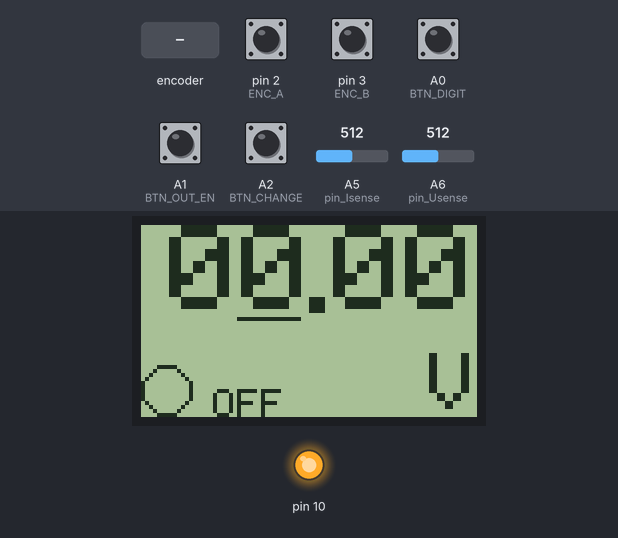
This program was run on a simulated Arduino Nano, built with avr-gcc and run on an emulated ATmega328P. On the bench: 84×48 one-colour display, output pins drawn as LEDs (lit = HIGH). The inputs (shaded band) are chosen by the test bench; at power-on: A0 (BTN_DIGIT), A1 (BTN_OUT_EN), A2 (BTN_CHANGE), pin 2 (ENC_A), pin 3 (ENC_B) HIGH, A6 (pin_Usense) = 512, A5 (pin_Isense) = 512. Pins used as bus, display or sensor lines are not drawn.

Above: at 2.5 s.
2.6 s: A1 (BTN_OUT_EN) pulled LOW for 0.15 s
At 4.3 s:
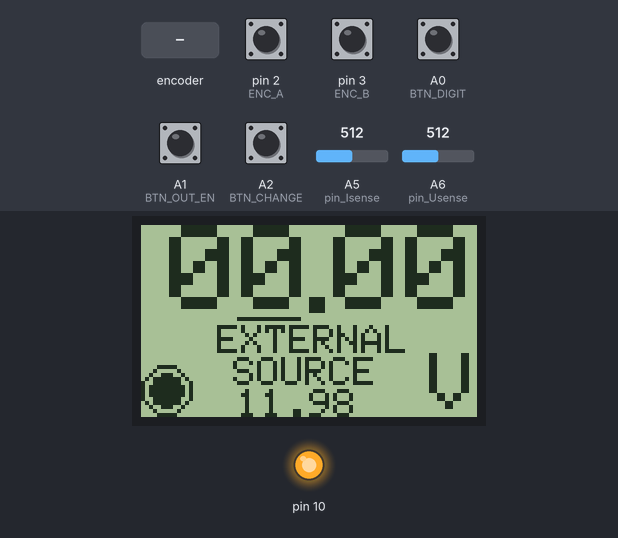
4.6 s: A6 (pin_Usense) set to 0
At 5.4 s:
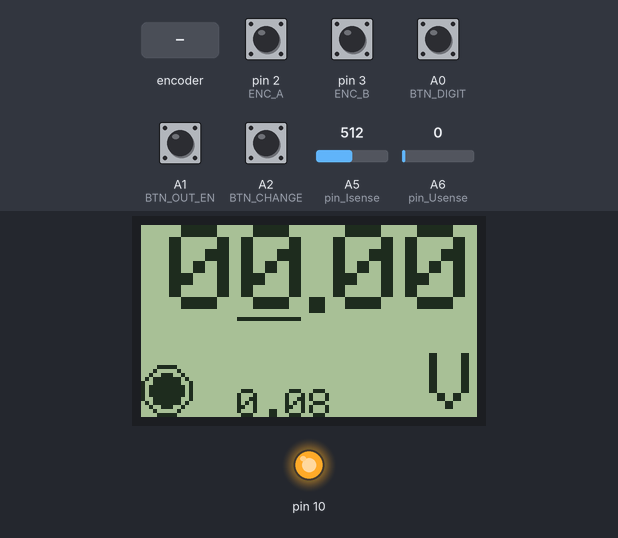
6.2 s: rotary encoder on pin 2 (ENC_A) / pin 3 (ENC_B) turned 3 steps (first pin leading)
At 7.1 s:
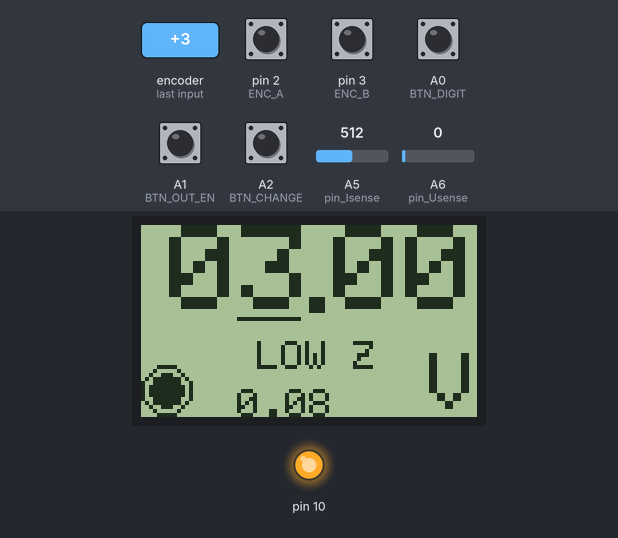
8.3 s: A2 (BTN_CHANGE) pulled LOW for 0.15 s
At 8.9 s:
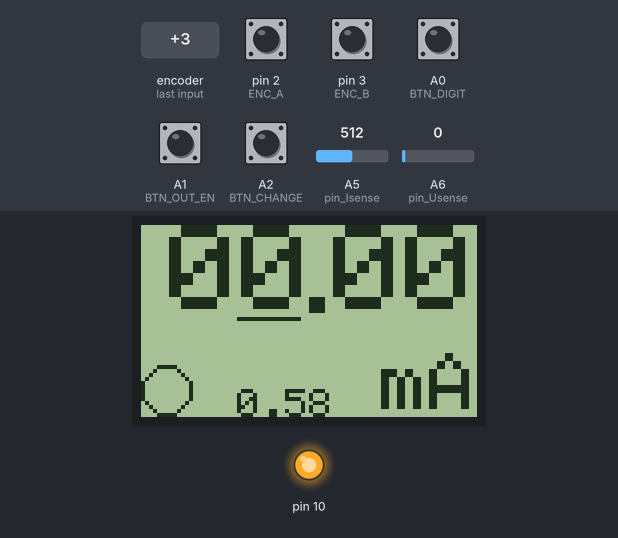
11.4 s: A1 (BTN_OUT_EN) pulled LOW for 1 s
At 13.4 s:
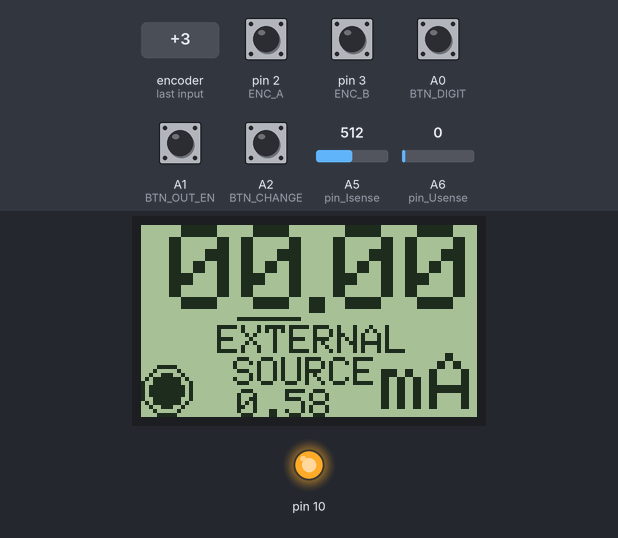
14.2 s: A2 (BTN_CHANGE) pulled LOW for 1 s
At 16.6 s:
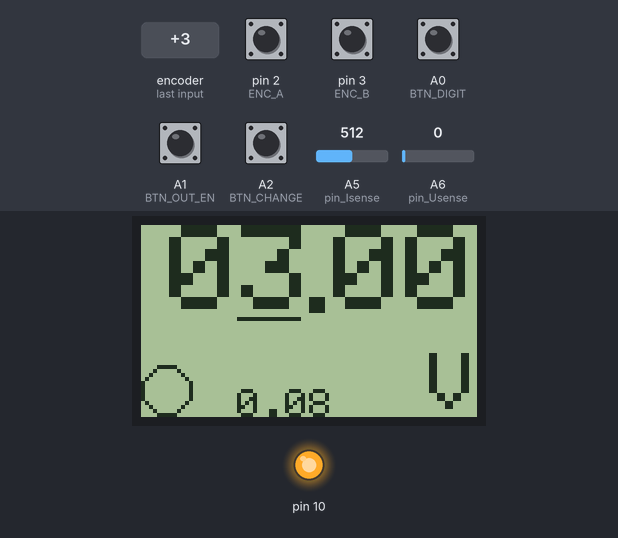
Timing chart, 0 to 18.1 s (numbered marks = the images above; inputs shaded):
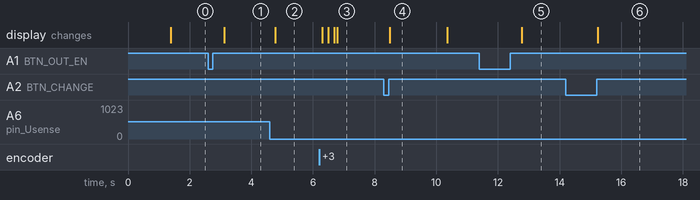

Measured:
- after the input at 2.6 s, the display: changes after 0.52 s (image 1)
- after the input at 4.6 s, the display: changes after 0.18 s (image 2)
- after the input at 6.2 s, the display: first changes after 0.11 s (image 3 shows a later state)
- after the input at 8.3 s, the display: changes after 0.20 s (image 4)
- after the input at 11.4 s, the display: changes after 1.4 s (image 5)
- after the input at 14.2 s, the display: changes after 1.0 s (image 6)
- what the display in image 4 shows lasts 1.9 s, from 8.5 s to 10.4 s

The program:

main.cpp
```cpp
#include <Arduino.h>

#include "buttons.h"
#include "dac.h"
#include "encoder.h"
#include "graphics.h"
#include "measure.h"
#include "power_save.h"

//==========================================================================//
//-------------------------MENU SETUP
//==========================================================================//
// select the enum with all the menu pages option
enum pageType { VOLT_SETTINGS, CURR_SETTINGS };

// holds witch page is currently selected
enum pageType currPage = VOLT_SETTINGS;

//declaration of functions
void page_VoltSettings (void);
void page_CurrSettings (void);

//==========================================================================//
//-------------------------ARDUINO SETUP
//==========================================================================//
void setup() {

  // //PSEUDO DEBBUG TOOL
  // Serial.begin(9600);
  // Serial.println("DEBBUG BEGIN !!!");
  // //short version of serial print
  // Serial.println("YEEEEEET");

  //SPI setup
  SPI.begin();                                                     // Initialize SPI
  SPI.beginTransaction(SPISettings(1000000, MSBFIRST, SPI_MODE0)); // Set SPI settings
  pinMode(SS, OUTPUT);                                             // Slave Select pin as OUTPUT

  //  NOKIA display setup
  display.begin();
  display.setContrast(DCONST); // Set contrast to 50
  display.clearDisplay();

  // I/Os SETUP
  pinMode(BTN_DIGIT, INPUT_PULLUP);
  pinMode(BTN_CHANGE, INPUT_PULLUP);
  pinMode(BTN_OUT_EN, INPUT_PULLUP);

  pinMode(display_light, OUTPUT);
  pinMode(power_out_pin, OUTPUT);
  delay(1333);
  digitalWrite(display_light, LOW);

  //  ENCODER setup
  //  Set encoder pins and attach interrupts
  pinMode(ENC_A, INPUT_PULLUP);
  pinMode(ENC_B, INPUT_PULLUP);
  attachInterrupt(digitalPinToInterrupt(ENC_A), read_encoder, CHANGE);
  attachInterrupt(digitalPinToInterrupt(ENC_B), read_encoder, CHANGE);

}

//==========================================================================//
//-------------------------ARDUINO "MAIN"
//==========================================================================//
void loop() {
  //MAIN LOOP for jump to sub-loops
  switch (currPage)
  {
  case VOLT_SETTINGS:
    page_VoltSettings();
    break;
  case CURR_SETTINGS:
    page_CurrSettings();
    break;
  }
}

//==========================================================================//
//-------------------------PAGE - VOLT_SETTINGS
//==========================================================================//
void page_VoltSettings(void)
{
  // flags
  boolean toggle_enable = true;
  boolean updateDisplay = true;
  boolean enable_output = false;

  uint32_t btn_Digit_RepeatCnt = 0;
  unsigned long btn_Digit_LastRepeatMs = 0;

  //for trigger enable
  float previous_value;
  // track when entered top of loop
  uint32_t loopStartMs;

  // inner loop
  while (true)
  {
    loopStartMs = millis();   // capture start time
    previous_value = voltage_value;

    //DISPLAY GRAPHICS
    if (updateDisplay)
    {
      updateDisplay = false;
      graphics_print_VoltSource(enable_output, power_enable, U_sense, &detection.over_limit, &detection.low_Z);
      //PRINT(U_sense);
    }

    //BUTTOM UTILITIES
    captureButtonDownStates();

    //CHANGE DIGIT POSITON + + DISP LIGHT
    if(btn_Digit_WasDown && btnIsUp(BTN_DIGIT))
    {
      cursorPosition == 1 ? cursorPosition++ : cursorPosition--;
      updateDisplay = true;
      btn_Digit_WasDown = false; btn_Change_WasDown = false; btn_EnOut_WasDown = false;
      btn_Digit_RepeatCnt = 0;

    }else if (btnRepeat(btn_Digit_WasDown, &btn_Digit_LastRepeatMs, &btn_Digit_RepeatCnt)){
      if(btn_Digit_RepeatCnt == 3){
        darkMode ? darkMode = false : darkMode = true;
        light(darkMode);
      }
    }

    //SET ENABLE FLAG TRUE
    if(btn_EnOut_WasDown && btnIsUp(BTN_OUT_EN))
    {
      if(enable_output){enable_output = false; toggle_enable = true;}
      else{enable_output = true;}

      if(enable_output){
        if(!power_enable){
          power_enable = true;
          power(true);
        }
      }
      if(!enable_output){
        disable_output();
        start_time_power = loopStartMs; //last disable start count/power saving
      }

      updateDisplay = true;
      btn_Digit_WasDown = false; btn_Change_WasDown = false; btn_EnOut_WasDown = false;
     }

    //CHANGE TO CURRENT SOURCE
    if(btn_Change_WasDown && btnIsUp(BTN_CHANGE))
    {
      currPage = CURR_SETTINGS;
      disable_output();

      updateDisplay = true;
      btn_Change_WasDown = false;
      btn_Digit_WasDown = false; btn_Change_WasDown = false; btn_EnOut_WasDown = false;
      return;
    }


    //SET VOLTAGE VALUE
    if(lastCount != counter){
      float old = voltage_value;

      if(lastCount < counter){
        if(lastCount < counter && (lastCount + 10) < counter){
          cursorPosition == 1 ? voltage_value += 10 : voltage_value += 0.1;

        }else{
          if(cursorPosition == 1){
            voltage_value++;

            if(old < 0.00 &&  old > -1 && old < voltage_value){
              old *= (-2);
              voltage_value += old;
            }
            }else{voltage_value += 0.01;}
        }
      }else{
        if(lastCount > counter && (lastCount -10) > counter){
          cursorPosition == 1 ? voltage_value -= 10 : voltage_value -= 0.1;

        }else{
          if(cursorPosition == 1){
            voltage_value--;

            if(old > 0.00 && old < 1 && old > voltage_value){
              old *= (2);
              voltage_value -= old;
            }
          }else{voltage_value -= 0.01;}
        }
      }

      // Ensure the value stays within the specified limits
      voltage_value = constrain(voltage_value, minVoltage, maxVoltage);
      lastCount = counter;
      updateDisplay = true;
    }

    //FINNAL ENABLE FOR OUTPUT
    if(enable_output && (voltage_value != previous_value || toggle_enable)){
      signal_output(mode_set_bi_voltage, &voltage_value_hex);
      toggle_enable = false;
    }

    //MEASURE / ERROR CHECK
    if(power_enable && time_to_measure(&start_time_Usense, &U_sense, loopStartMs, pin_Usense)){
      U_convert(&U_sense);
      test_output(&detection, voltage_value, U_sense);
      updateDisplay = true;
    }

    //POWER SAVE MODE - LIGHT
    if(darkMode && power_save(loopStartMs, &start_time_light, interval_light)){
      darkMode = false;
      light(darkMode);
    }

    //POWER SAVE MODE - MAIN SUPPLY
    if(power_enable && !enable_output && power_save(loopStartMs, &start_time_power, interval_power)){

      power_enable = false;
      power(false);
      updateDisplay = true;
    }


    //keep a specific phase
    while(millis() - loopStartMs < 3)
    {
      delay(2);
    }
  }
}


//==========================================================================//
//-------------------------PAGE - CURR_SETTINGS
//==========================================================================//
void page_CurrSettings(void)
{
  // flag
  boolean toggle_enable = true;
  boolean updateDisplay = true;
  boolean enable_output = false;

  //for long press BTN
  uint32_t btn_Digit_RepeatCnt = 0;
  unsigned long btn_Digit_LastRepeatMs = 0;

  //memory, previous value capture
  float previous_value = 0;
  // track when entered top of loop
  uint32_t loopStartMs;

  // inner loop
  while(true)
  {
    loopStartMs = millis();
    previous_value = current_value; //enable flag output, enable change only every

    //DISPLAY GRAPHICS
    if (updateDisplay)
    {
      updateDisplay = false;
      graphics_print_CurrSource(enable_output, power_enable, I_sense, &detection.over_limit, &detection.low_Z);
    }

    //BUTTOM UTILITIES
    captureButtonDownStates();

    //CHANGE DIGIT POSITON + DISP LIGHT
    if (btn_Digit_WasDown && btnIsUp(BTN_DIGIT))
    {
      cursorPosition == 1 ? cursorPosition++ : cursorPosition--;
      updateDisplay = true;
      btn_Digit_WasDown = false;
      btn_Digit_RepeatCnt = 0;

    }else if (btnRepeat(btn_Digit_WasDown, &btn_Digit_LastRepeatMs, &btn_Digit_RepeatCnt)){
      if(btn_Digit_RepeatCnt == 3){
        darkMode ? darkMode = false : darkMode = true;
        light(darkMode);
      }
    }

    //ENABLE FLAG
    if (btn_EnOut_WasDown && btnIsUp(BTN_OUT_EN))
    {
      if(enable_output){enable_output = false; toggle_enable = true;}
      else{enable_output = true;}

      if(enable_output){
        if(!power_enable){
          power_enable = true;
          power(true);
        }
      }
      if(!enable_output){
        disable_output();
        start_time_power = loopStartMs;
      }

      updateDisplay = true;
      btn_EnOut_WasDown = false;
    }

    //SWITCH TO VOLTAGE SOURSE
    if (btn_Change_WasDown && btnIsUp(BTN_CHANGE))
    {
      currPage = VOLT_SETTINGS;
      disable_output();

      updateDisplay = true;
      btn_Change_WasDown = false;
      return;
    }

    //SET CURRENT VALUE
    if(lastCount != counter){

      if(lastCount < counter){
        if(lastCount < counter && (lastCount + 10) < counter){
          cursorPosition == 1 ? current_value += 10 : current_value += 0.1;

        }else{cursorPosition == 1 ? current_value++ : current_value += 0.01;}

      }
      else {
        if(lastCount > counter && (lastCount -10) > counter){
          cursorPosition == 1 ? current_value -= 10 : current_value -= 0.1;

        }else{cursorPosition == 1 ? current_value-- : current_value -= 0.01;}
      }
      // Ensure the value stays within the specified limits
      current_value = constrain(current_value, minCurrent, maxCurrent);
      lastCount = counter;
      updateDisplay = true;
    }

    //FINAL ENABLE FOR CURRENT
    if (enable_output && (current_value != previous_value || toggle_enable)){

      signal_output(mode_set_current[2], &current_value_hex);
      toggle_enable = false;
    }

    //MEASURE / ERROR CHECK
    if(power_enable && time_to_measure(&start_time_Isense, &I_sense, loopStartMs, pin_Isense)){
      if(power_enable){
        test_output(&detection, current_value, I_sense);
        I_convert(&I_sense);
      }
        updateDisplay = true;
    }
    //POWER SAVE MODE - LIGHT
    if(darkMode && power_save(loopStartMs, &start_time_light, interval_light)){
      darkMode = false;
      light(darkMode);
    }

    //POWER SAVE MODE - MAIN SUPPLY
    if(power_enable && !enable_output && power_save(loopStartMs, &start_time_power, interval_power)){

      power_enable = false;
      power(false);
      updateDisplay = true;
    }

    // keep a specific page
    while (millis() - loopStartMs < 25)
    {
      delay(2); //DELAY is created in argument of this while loop (25ms)
    }

  }
}
```

buttons.h
```cpp
#include <Arduino.h>

const char BTN_DIGIT = A0;
const char BTN_OUT_EN = A1;
const char BTN_CHANGE = A2;

boolean btn_Digit_WasDown = false;
boolean btn_Change_WasDown = false;
boolean btn_EnOut_WasDown = false;

//==========================================================================//
//-------------------------TOOLS - BUTTONS PRESSING
//==========================================================================//

boolean buttonReleased(uint8_t buttonPin, boolean &wasDownFlag)
{
    if (wasDownFlag && digitalRead(buttonPin) == HIGH)
    {
        wasDownFlag = false;
        return true;
    }
    return false;
}

//risign edge detection
boolean btnIsDown(int btn)
{return digitalRead(btn) == LOW && digitalRead(btn) == LOW;} // buttons tested 2x as a bounce methode

boolean btnIsUp(int btn)
{return digitalRead(btn) == HIGH && digitalRead(btn) == HIGH;}


boolean btnRepeat(boolean btnWasDown, unsigned long *lastRepeatMs, uint32_t *repeatCnt)
{
    uint32_t currMs = millis();
    if (btnWasDown && (*repeatCnt == 0 ||                                        // if this is the first time to repeat > OR
                       (*repeatCnt > 5 && currMs >= (*lastRepeatMs + 200)) ||    // if more than the 5th repeat then lock to 200ms interva
                       currMs >= (*lastRepeatMs + 250 + (50 * (5 - *repeatCnt))) // otherwise calculate a proportional interval to check a
                       ))
    {
        if (*repeatCnt < 999){
            *repeatCnt += 1;
        }
        *lastRepeatMs = currMs;
        return true;
    }else{return false;}
}


void captureButtonDownStates()
{
  if (btnIsDown(BTN_DIGIT)){btn_Digit_WasDown = true;}
  if (btnIsDown(BTN_CHANGE)){btn_Change_WasDown = true;}
  if (btnIsDown(BTN_OUT_EN)){btn_EnOut_WasDown = true;}
}
```

dac.h
```cpp
#include <Arduino.h>
#include <SPI.h>


// 1.st 8-bit addresses word to choose operation
const byte operation_write_data = 0x01;
const byte operation_read = 0x02;
const byte operation_set_mode = 0x55;
const byte operation_reset = 0x56; // reset all registers

/// NOP VALUES ///
const uint8_t nop_8 = 0x00;
const uint16_t nop_16 = 0x0000;

/// Bit words for reading from registers ///
const uint16_t read_status_register = 0x0000;
const uint16_t read_data_register = 0x0001;
const uint16_t read_control_register = 0x0002;

/// VOLTAGES MODES (4 POSSIBLE RANGES) ///
const uint16_t mode_set_uni_voltage = 0x2001; //  0 +10 V
const uint16_t mode_set_bi_voltage = 0x2003;   //-10 +10 V

/// data to set output  ///
// 4-20mA mode 0
// 0-20mA mode 1
// 0-24mA mode 2
const uint16_t mode_set_current[3] = { 0x2005, 0x2006, 0x2007 };

//START VALUES
volatile float voltage_value = 00.00f;
volatile float current_value = 00.00f;

//voltage limits
const int minVoltage = -10;
const int maxVoltage = 10;

//current limits
const int minCurrent = 0;
const int maxCurrent = 24;

//HEX variables for AD-convertor
volatile uint32_t current_value_hex, voltage_value_hex;

void calculate_hex(void){

  //hex value for DA-convertor
  current_value_hex = (current_value * 0xFFFF) / 24;                              //  0  24 mA
  //volatile uint32_t voltage_value_hex = (voltage_value * 0xFFFF) / 20 + 0x7FFF; //  0 +10 V
  voltage_value_hex = ((voltage_value / 10 + 1) / 2) * 0xFFFF;                    //-10 +10 V

}

void disable_output(){

  digitalWrite(SS, LOW);
  SPI.transfer(operation_set_mode);
  SPI.transfer16(0x2000);
  digitalWrite(SS, HIGH);
  delay(1);
  //for debbug /////////////////////////////////////////////////////////////////////////////////////////////////
  // Serial.println("OUT DISABLED!");
  // Serial.println("--------------------------");
}

void signal_output(uint16_t mode_option, volatile uint32_t *signal_value){

  calculate_hex();

  //for enable outpur via control register
  mode_option = mode_option | 0x1000;

  //1. is needed to set control register (operation)
  digitalWrite(SS, LOW);
  SPI.transfer(operation_set_mode);
  SPI.transfer16(mode_option);
  digitalWrite(SS, HIGH);
  delay(1);

  //2. is data what contain expected value
  digitalWrite(SS, LOW);
  SPI.transfer(operation_write_data);
  SPI.transfer16(*signal_value);
  digitalWrite(SS, HIGH);
  delay(1);

  //for debbug /////////////////////////////////////////////////////////////////////////////////////////////////
  // Serial.print("mode option   :");
  // Serial.println(mode_option, HEX);
  // Serial.print("value         :");
  // Serial.println(*signal_value, HEX);
  // Serial.print("current value :");
  // Serial.println(current_value);
  // Serial.print("volatage value:");
  // Serial.println(voltage_value);
  // Serial.println("--------------------------");

}

void read_register(uint16_t *_register){

  //choosing what register will be readed
  digitalWrite(SS, LOW);
  SPI.transfer(operation_read);
  SPI.transfer16(*_register);
  digitalWrite(SS, HIGH);
  delay(1);

  //24 bit blank word (0x000000) to obtain data from DA-convertor
  digitalWrite(SS, LOW);
  SPI.transfer(nop_8);
  SPI.transfer16(nop_16);
  digitalWrite(SS, HIGH);
  delay(1);
}
```

encoder.h
```cpp
#include <Arduino.h>

#define ENC_A 2
#define ENC_B 3

unsigned long _lastIncReadTime = micros();
unsigned long int _lastDecReadTime = micros();
unsigned long _pauseLength = 150000;
unsigned int _fastIncrement = 10;

volatile int counter = 0;

int lastCount = 0;

void read_encoder() {
  // Encoder interrupt routine for both pins. Updates counter
  // if they are valid and have rotated a full indent

  static uint8_t old_AB = 3;  // Lookup table index
  static int8_t encval = 0;   // Encoder value
  static const int8_t enc_states[]  = {0,-1,1,0,1,0,0,-1,-1,0,0,1,0,1,-1,0}; // Lookup table

  old_AB <<=2;  // Remember previous state

  if (digitalRead(ENC_A)) old_AB |= 0x02; // Add current state of pin A
  if (digitalRead(ENC_B)) old_AB |= 0x01; // Add current state of pin B

  encval += enc_states[( old_AB & 0x0f )];

  // Update counter if encoder has rotated a full indent, that is at least 4 steps
  if( encval > 3 )
  {
    // Four steps forward
    int changevalue = 1;
    if((micros() - _lastIncReadTime) < _pauseLength) {
      changevalue = _fastIncrement * changevalue;
    }
    _lastIncReadTime = micros();
    counter = counter + changevalue;    // Update counter

    encval = 0;
  }
  else if( encval < -3 ) {        // Four steps backward
    int changevalue = -1;
    if((micros() - _lastDecReadTime) < _pauseLength) {
      changevalue = _fastIncrement * changevalue;
    }
    _lastDecReadTime = micros();
    counter = counter + changevalue;  // Update counter

    encval = 0;
  }
} 
```

power_save.h
```cpp
#include <Arduino.h>

boolean darkMode = false;
boolean power_enable = false;

const char display_light = 4;
const char power_out_pin = 7;

//interval off-set
uint32_t start_time_power = 0;
uint32_t start_time_light = 25;

//power saving intervals
const unsigned long interval_power = 9999; //
const unsigned long interval_light = 6666; //
//power supply management
void power(boolean enable){
    if(enable){
      digitalWrite(power_out_pin, HIGH);
      delay(333);
      //Serial.println("P ON");
    }else{
      delay(333);
      digitalWrite(power_out_pin, LOW);
      //Serial.println("P OFF");
    }
}
//diplay light management
void light(boolean enable){
    enable ? digitalWrite(display_light, HIGH) : digitalWrite(display_light, LOW);
}

//interval calculation
boolean power_save(uint32_t current_time, uint32_t *start_time, const unsigned long interval){
  if(current_time - *start_time > interval){
    *start_time = current_time;
    return true;
  }
  return false;
}
```

Source omitted: graphics.h (6073 bytes), measure.h (2431 bytes)
